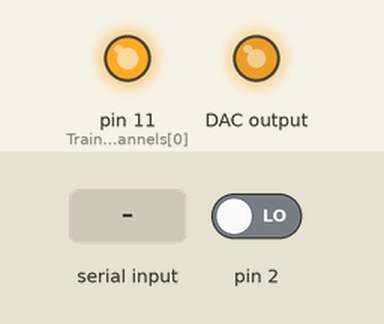
This sketch was run on a simulated Arduino Uno, built with avr-gcc and run on an emulated ATmega328P. Parts: output pins drawn as LEDs (lit = HIGH). Wiring (inferred from the names in the program): MCP4725 DAC at I2C address 0x62. The test bench sets the inputs (shaded band); at power-on: pin 2 LOW. What the sketch prints to the serial monitor is not drawn.

Above: at 0.01 s.
At 1.2 s:
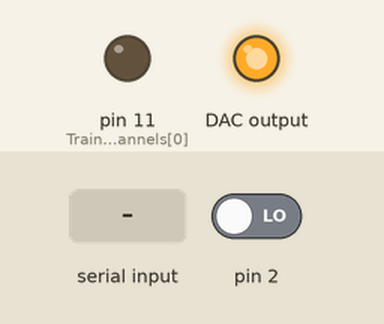
1.3 s: pin 2 driven HIGH
At 1.6 s:
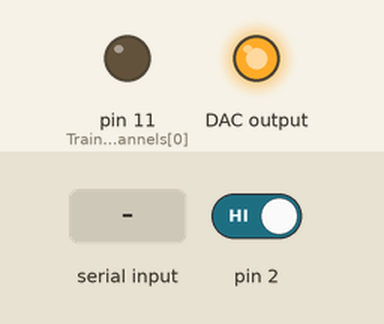
2.8 s: "5\n" received over Serial
Timing chart, 0 to 5.8 s (numbered marks = the images above; inputs shaded):
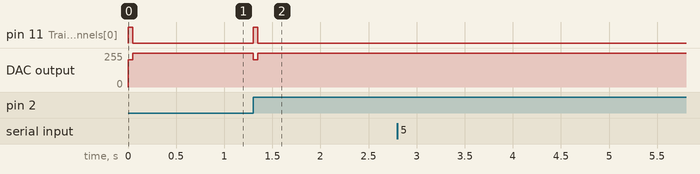

The sketch:

LEDbuckpuck.ino
```cpp
/* Produce variable LED output for a determined time when triggered
   Two trigger channels
   I2C control output to MPC4725 to 0-5V x2
   0-5V dim control to Backpuck 3021-D-E-700 x2

   Original code by Josh Wardell
   Serial comms by Shay Ohayon
   Interrupts and timing optimizations by Josh Wardell

   5-6/2016 JLW Original code
*/


#include <Wire.h>
#define MAX_OUTPUT 2048 // assuming linear mapping, 4096 is 5V, which would correspond to 700mA.
#define MAX_BUFFER 128
int buffer_index = 0;
char packetBuffer[MAX_BUFFER]; //buffer to hold incoming packet,

const int SET_DURATION_ON = 1;
const int SET_DURATION_OFF = 2;
const int SET_NUM_PULSES = 3;
const int SET_INTENSITY = 4;
const int TURN_ON = 5;
const int TURN_OFF = 6;
const int SIMULATE_TRIGGER = 7;

#define DACaddr                         (0x60)  // I2C address of 4726 DAC (second is at 61)
#define MCP4726_CMD_WRITEDAC            (0x40)  // Writes data to the DAC
#define MCP4726_CMD_WRITEDACEEPROM      (0x60)  // Writes data to the DAC and the EEPROM (persisting the assigned value after reset)
#define NUM_CHANNELS 1
const int Interrupts[NUM_CHANNELS] = {0};
const int DAC_channels[NUM_CHANNELS] = {2};

bool TrigFlags[NUM_CHANNELS] = {0};
uint8_t TrigStates[NUM_CHANNELS] = {0};

uint8_t TrainTTLOutputChannels[NUM_CHANNELS] = {11};

uint16_t Intensities[NUM_CHANNELS] = {800};
unsigned long FSM_timer[NUM_CHANNELS] = {0};
unsigned long DurationsON[NUM_CHANNELS] = {50000}; // default 50 ms on
unsigned long DurationsOFF[NUM_CHANNELS] = {50000}; // default 50 ms off
unsigned long NumPulses[NUM_CHANNELS] = {1};
unsigned long pulseCounter[NUM_CHANNELS] = {0};
void trigA()
{
  if (TrigStates[0] == 0)
    TrigFlags[0] = true;
}

void trigB()
{
  if (TrigStates[1] == 0)
    TrigFlags[1] = true;
}

int triggerCOUNTER = 0;
void setup()
{
   Serial.begin(115200);

  // put your setup code here, to run once:
  Wire.begin();
  attachInterrupt(Interrupts[0], trigA, RISING);
 // attachInterrupt(Interrupts[1], trigB, RISING);

  setDACandKeepInMemory(0, DAC_channels[0]);
  pinMode(TrainTTLOutputChannels[0], OUTPUT);
  digitalWrite(TrainTTLOutputChannels[0], LOW);


  Serial.println("Init Done");
TrigFlags[0] = true;
}


/*  setDAC(output, channel)
    Sets the output voltage to a fraction of source vref
    output 0 to 4095
    Buckpuck is full on below 1v and full off above 4v, nonlinear curve
    Off point value is about 650 depending on LED and supply voltage
*/

void setDACandKeepInMemory( uint16_t output, uint8_t channel )
{
  if (output > MAX_OUTPUT) {
    output = MAX_OUTPUT;
  }
  output = 4095 - output;                    // buckpuck takes inverted 5 to 0 v
  Wire.beginTransmission(DACaddr + DAC_channels[channel]);  // select DAC0, 1, etc
   Wire.write(MCP4726_CMD_WRITEDACEEPROM);
  Wire.write((MCP4726_CMD_WRITEDAC));
  Wire.write(output / 16);                   // Upper data bits          (D11.D10.D9.D8.D7.D6.D5.D4)
  Wire.write((output % 16) << 4);            // Lower data bits          (D3.D2.D1.D0.x.x.x.x)
  Wire.endTransmission();
}


void setDAC( uint16_t output, uint8_t channel )
{
  if (output > 4095) {
    output = 4095;
  }
  output = 4095 - output;                    // buckpuck takes inverted 5 to 0 v
  Wire.beginTransmission(DACaddr + DAC_channels[channel]);  // select DAC0, 1, etc
  Wire.write((MCP4726_CMD_WRITEDAC));
  Wire.write(output / 16);                   // Upper data bits          (D11.D10.D9.D8.D7.D6.D5.D4)
  Wire.write((output % 16) << 4);            // Lower data bits          (D3.D2.D1.D0.x.x.x.x)
  Wire.endTransmission();
}


/*  TriggerA()
    Trigger A state machine, watch for trigger and handle output timing
*/

void handleTrigFSM(int channel)
{
  unsigned long currentMillis;

  switch (TrigStates[channel]) {   /* Trigger A state machine */
    case 1:
    //  Serial.println("Channel " + String(channel) + " Sending " + String(NumPulses[channel]) + " pulses with intensity " + String(Intensities[channel]));
    //  Serial.println("ON : " + String( DurationsON[channel]) + " OFF : " + String( DurationsOFF[channel]));
      pulseCounter[channel] = 0;
      TrigStates[channel] = 2;
      break;
    case 2:
   //   Serial.println("Pulse " + String(pulseCounter[channel]));
      digitalWrite(TrainTTLOutputChannels[0], HIGH);
      setDAC(Intensities[channel], DAC_channels[channel]);
      FSM_timer[channel] = micros();
      TrigStates[channel] = 3;
      break;
    case 3:
      if (micros() - FSM_timer[channel] > DurationsON[channel])
      {
        digitalWrite(TrainTTLOutputChannels[0], LOW);
        setDAC(0, DAC_channels[channel]);
        FSM_timer[channel] = micros();
        TrigStates[channel] = 4;      }
      break;
    case 4:
      if (micros() - FSM_timer[channel] > DurationsOFF[channel])
      {
        pulseCounter[channel]++;

        if (pulseCounter[channel] < NumPulses[channel])
        {
          TrigStates[channel] = 2;
        } else
        {
          TrigStates[channel] = 0;
        }
      }
      break;
  }
}


byte apply_command()
{
  unsigned long durationON;
  unsigned long durationOFF;
  unsigned long channel;
  unsigned long count;
  int command = (packetBuffer[0] - '0') * 10 + packetBuffer[1] - '0';
  // 01234567890123456
  // 00 01 100000
  switch (command)
  {
    case SET_DURATION_ON:
      channel = atoi(packetBuffer + 3);
      durationON = atol(packetBuffer + 6);
      DurationsON[channel] = durationON;
      Serial.println("OK!");
      break;
    case SET_DURATION_OFF:
      channel = atoi(packetBuffer + 3);
      durationOFF = atol(packetBuffer + 6);
      DurationsOFF[channel] = durationOFF;
      Serial.println("OK!");
      break;
    case SET_NUM_PULSES:
      channel = atoi(packetBuffer + 3);
      count = atol(packetBuffer + 6);
      NumPulses[channel] = count;
      Serial.println("OK!");
      break;
    case SET_INTENSITY:
      channel = atoi(packetBuffer + 3);
      count = atol(packetBuffer + 6);
      Intensities[channel] = count;
      Serial.println("OK!");
      break;
    case TURN_ON:
      channel = atoi(packetBuffer + 3);
      digitalWrite(TrainTTLOutputChannels[channel], HIGH);
      setDAC(Intensities[channel], channel);
      Serial.println("OK!");
      break;
    case TURN_OFF:
      channel = atoi(packetBuffer + 3);
      digitalWrite(TrainTTLOutputChannels[channel], LOW);
      setDAC(0, channel);
      TrigStates[channel] = 0;
      Serial.println("OK!");
      break;
    case SIMULATE_TRIGGER :
      channel = atoi(packetBuffer + 3);
      TrigFlags[channel] = true;
      Serial.println("OK!");
      break;
  }
}


void fnHandleSerialCommunication()
{
  if (Serial.available() > 0) {
    // get incoming byte:
    char inByte = Serial.read();
    if (inByte == 10)
    { // new line
      packetBuffer[buffer_index] = 0;
      if (buffer_index > 0)
        apply_command();

      buffer_index = 0;

    } else {
      packetBuffer[buffer_index++] = inByte;
      if (buffer_index >= MAX_BUFFER - 1) {
        buffer_index = MAX_BUFFER - 1;
      }
    }
  }
}

int k = 0;
void loop()
{
  for (int k = 0; k < NUM_CHANNELS; k++)
  {
    if (TrigFlags[k])
    {
      TrigStates[k] = 1;
      TrigFlags[k] = false;
      //Serial.println("TRIGGERED");
    }
    handleTrigFSM(k);
  }
  fnHandleSerialCommunication();
}
```

Measured:
- after the input at 1.3 s, pin 11 (TrainTTLOutputChannels[0]): LOW → HIGH at once, → LOW 0.05 s later; DAC output: 255/255 → 205/255 at once, → 255/255 0.05 s later
- after the input at 2.8 s, every drawn part: stays the same
